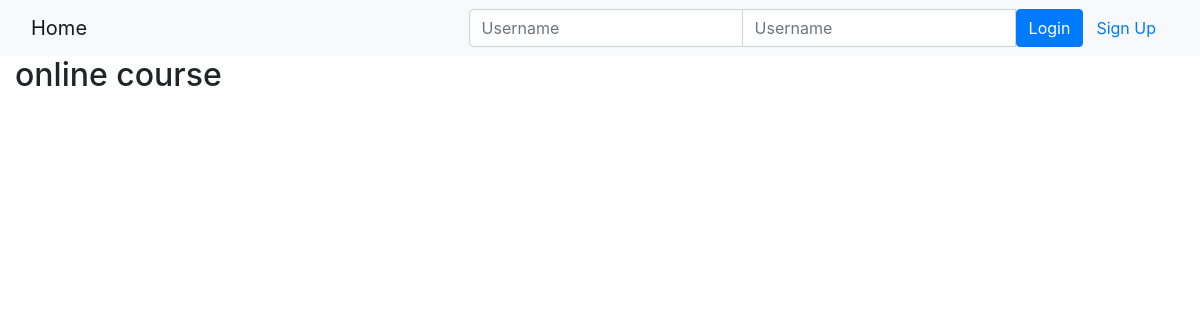
Page /onlinecourse/1/ on the earlier database version.
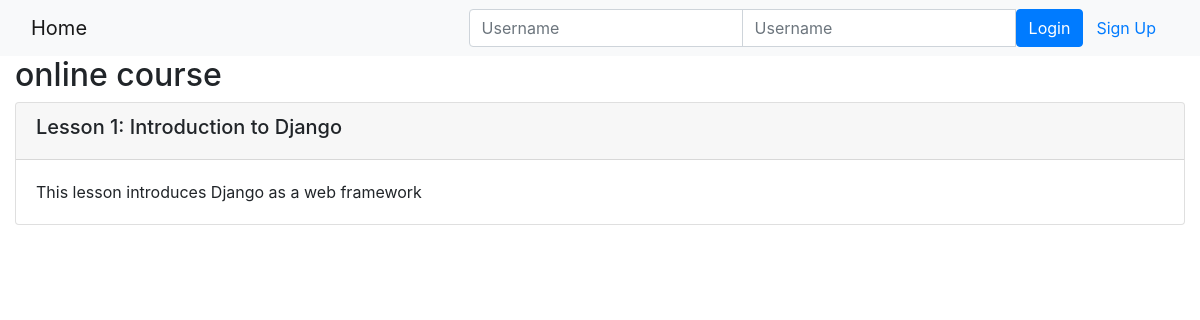
Same page on the later database version.
### onlinecourse/models.py (models this page shows)
class Lesson(models.Model):
    title = models.CharField(max_length=200, default="title")
    order = models.IntegerField(default=0)
    course = models.ForeignKey(Course, on_delete=models.CASCADE)
    content = models.TextField()

### onlinecourse/views.py (the view)
# urls.py: path('<int:pk>/', views.CourseDetailView.as_view(), name='course_details'),
class CourseDetailView(generic.DetailView):
    model = Course
    template_name = 'onlinecourse/course_detail_bootstrap.html'

### onlinecourse/templates/onlinecourse/course_detail_bootstrap.html (shortened to what this page needs)
<!DOCTYPE html>
<html lang="en">
<head>
     {% load static %}
    <link rel="stylesheet" href="https://maxcdn.bootstrapcdn.com/bootstrap/4.5.2/css/bootstrap.min.css">
</head>
<body>
    <nav class="navbar navbar-light bg-light">
        <div class="container-fluid">
            <div class="navbar-header">
                  <a class="navbar-brand" href="{% url 'onlinecourse:index' %}">Home</a>
            </div>
            <ul class="nav navbar-nav navbar-right">
                {% if user.is_authenticated %}
                <li>
                    <a class="btn btn-link" href="#">{{ user.first_name }}({{ user.username }})</a>
                    <a class="btn btn-link" href="{% url 'onlinecourse:logout' %}">Logout</a>
                </li>
                {% else %}
                <li>
                    <form class="form-inline" action="{% url 'onlinecourse:login' %}" method="post">
                        <div class="input-group">
                            <input type="text" class="form-control" placeholder="Username" name="username" >
                            <input type="password" class="form-control" placeholder="Username" name="psw" >
                            <button class="btn btn-primary" type="submit">Login</button>
                            <a class="btn btn-link" href="{% url 'onlinecourse:registration' %}">Sign Up</a>
                        </div>
                    </form>
                </li>
                {% endif %}
            </ul>
        </div>
    </nav>
    <div class="container-fluid">
            <h2>{{ course.name }}</h2>
            <div class="card-columns-vertical">
                {% for lesson in course.lesson_set.all %}
                    <div class="card mt-1">
                        <div class="card-header"><h5>Lesson {{lesson.order|add:1}}: {{lesson.title}}</h5></div>
                        <div class="card-body">{{lesson.content}}</div>
                    </div>
                {% endfor %}
            </div>
</body>
</html>

Differences in the rows shown:
added Lesson: order|add "1", title "Introduction to Django", content "This lesson introduces Django as a web framework"
